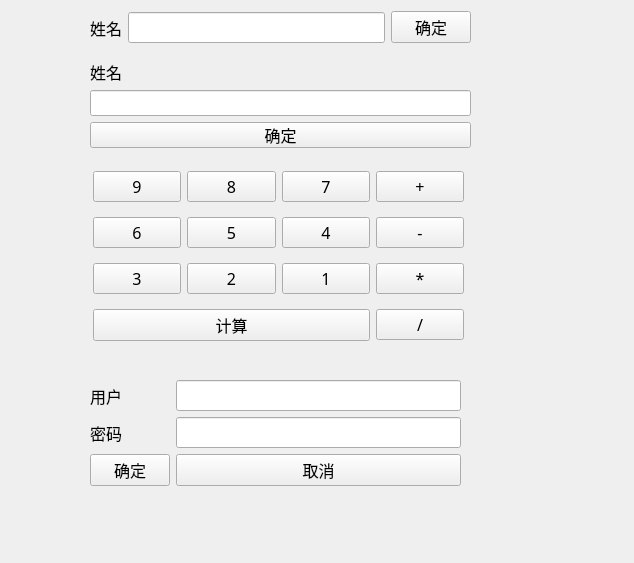
<?xml version="1.0" encoding="UTF-8"?>
<ui version="4.0">
 <class>Form</class>
 <widget class="QWidget" name="Form">
  <property name="geometry">
   <rect>
    <x>0</x>
    <y>0</y>
    <width>634</width>
    <height>563</height>
   </rect>
  </property>
  <property name="font">
   <font>
    <family>AR PL UKai TW</family>
    <pointsize>12</pointsize>
   </font>
  </property>
  <property name="windowTitle">
   <string>Form</string>
  </property>
  <widget class="QWidget" name="">
   <property name="geometry">
    <rect>
     <x>90</x>
     <y>10</y>
     <width>381</width>
     <height>35</height>
    </rect>
   </property>
   <layout class="QHBoxLayout" name="horizontalLayout">
    <item>
     <widget class="QLabel" name="label">
      <property name="text">
       <string>姓名</string>
      </property>
     </widget>
    </item>
    <item>
     <widget class="QLineEdit" name="lineEdit"/>
    </item>
    <item>
     <widget class="QPushButton" name="pushButton">
      <property name="font">
       <font>
        <family>AR PL UKai TW</family>
        <pointsize>12</pointsize>
       </font>
      </property>
      <property name="text">
       <string>确定</string>
      </property>
     </widget>
    </item>
   </layout>
  </widget>
  <widget class="QWidget" name="">
   <property name="geometry">
    <rect>
     <x>90</x>
     <y>60</y>
     <width>381</width>
     <height>88</height>
    </rect>
   </property>
   <layout class="QVBoxLayout" name="verticalLayout">
    <item>
     <widget class="QLabel" name="label_2">
      <property name="text">
       <string>姓名</string>
      </property>
     </widget>
    </item>
    <item>
     <widget class="QLineEdit" name="lineEdit_2"/>
    </item>
    <item>
     <widget class="QPushButton" name="pushButton_2">
      <property name="text">
       <string>确定</string>
      </property>
     </widget>
    </item>
   </layout>
  </widget>
  <widget class="QWidget" name="">
   <property name="geometry">
    <rect>
     <x>93</x>
     <y>162</y>
     <width>371</width>
     <height>191</height>
    </rect>
   </property>
   <layout class="QGridLayout" name="gridLayout">
    <item row="0" column="0">
     <widget class="QPushButton" name="pushButton_3">
      <property name="text">
       <string>9</string>
      </property>
     </widget>
    </item>
    <item row="0" column="1">
     <widget class="QPushButton" name="pushButton_4">
      <property name="text">
       <string>8</string>
      </property>
     </widget>
    </item>
    <item row="0" column="2">
     <widget class="QPushButton" name="pushButton_6">
      <property name="text">
       <string>7</string>
      </property>
     </widget>
    </item>
    <item row="0" column="3">
     <widget class="QPushButton" name="pushButton_5">
      <property name="text">
       <string>+</string>
      </property>
     </widget>
    </item>
    <item row="1" column="0">
     <widget class="QPushButton" name="pushButton_10">
      <property name="text">
       <string>6</string>
      </property>
     </widget>
    </item>
    <item row="1" column="1">
     <widget class="QPushButton" name="pushButton_8">
      <property name="text">
       <string>5</string>
      </property>
     </widget>
    </item>
    <item row="1" column="2">
     <widget class="QPushButton" name="pushButton_7">
      <property name="text">
       <string>4</string>
      </property>
     </widget>
    </item>
    <item row="1" column="3">
     <widget class="QPushButton" name="pushButton_9">
      <property name="text">
       <string>-</string>
      </property>
     </widget>
    </item>
    <item row="2" column="0">
     <widget class="QPushButton" name="pushButton_14">
      <property name="text">
       <string>3</string>
      </property>
     </widget>
    </item>
    <item row="2" column="1">
     <widget class="QPushButton" name="pushButton_13">
      <property name="text">
       <string>2</string>
      </property>
     </widget>
    </item>
    <item row="2" column="2">
     <widget class="QPushButton" name="pushButton_12">
      <property name="text">
       <string>1</string>
      </property>
     </widget>
    </item>
    <item row="2" column="3">
     <widget class="QPushButton" name="pushButton_11">
      <property name="text">
       <string>*</string>
      </property>
     </widget>
    </item>
    <item row="3" column="0" colspan="3">
     <widget class="QPushButton" name="pushButton_17">
      <property name="text">
       <string>计算</string>
      </property>
     </widget>
    </item>
    <item row="3" column="3">
     <widget class="QPushButton" name="pushButton_15">
      <property name="text">
       <string>/</string>
      </property>
     </widget>
    </item>
   </layout>
  </widget>
  <widget class="QWidget" name="">
   <property name="geometry">
    <rect>
     <x>90</x>
     <y>380</y>
     <width>371</width>
     <height>111</height>
    </rect>
   </property>
   <layout class="QFormLayout" name="formLayout">
    <item row="0" column="0">
     <widget class="QLabel" name="label_3">
      <property name="text">
       <string>用户</string>
      </property>
     </widget>
    </item>
    <item row="0" column="1">
     <widget class="QLineEdit" name="lineEdit_3"/>
    </item>
    <item row="1" column="0">
     <widget class="QLabel" name="label_4">
      <property name="text">
       <string>密码</string>
      </property>
     </widget>
    </item>
    <item row="1" column="1">
     <widget class="QLineEdit" name="lineEdit_4"/>
    </item>
    <item row="2" column="0">
     <widget class="QPushButton" name="pushButton_16">
      <property name="text">
       <string>确定</string>
      </property>
     </widget>
    </item>
    <item row="2" column="1">
     <widget class="QPushButton" name="pushButton_18">
      <property name="text">
       <string>取消</string>
      </property>
     </widget>
    </item>
   </layout>
  </widget>
 </widget>
 <resources/>
 <connections/>
</ui>
